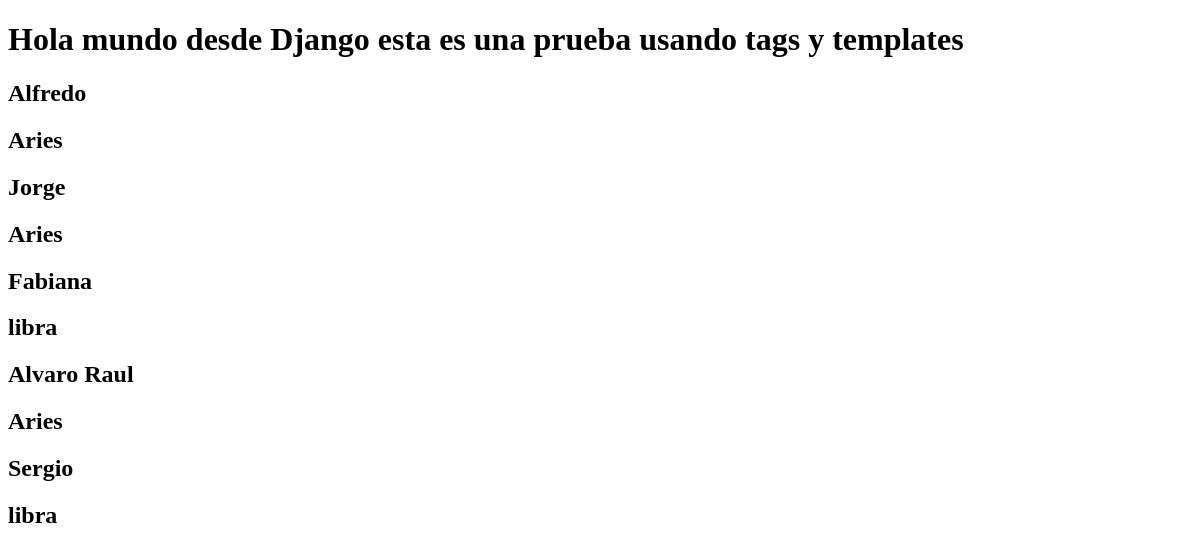
The page /pruebaTags2/ on the database as committed earlier.
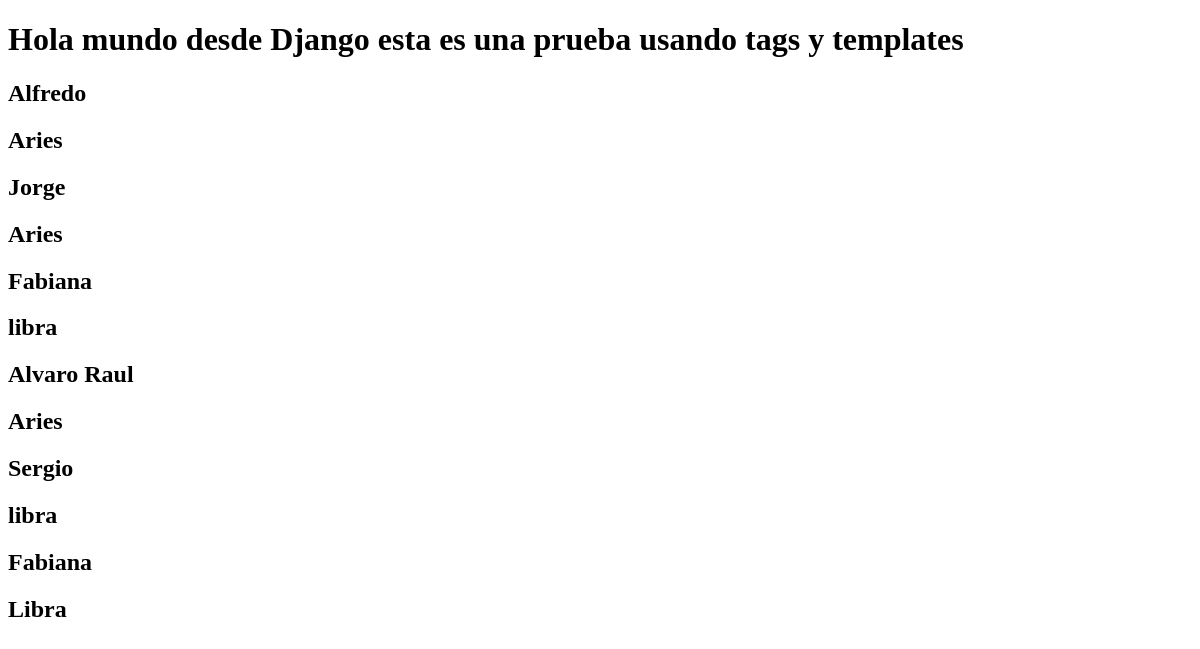
The same page on the database as committed later.
### personas/models.py (models this page shows)
class Persona(models.Model):
    nombres = models.CharField(max_length = 100)
    apellidos = models.CharField(max_length = 100)
    edad = models.IntegerField() #(max_digits = 3)
    signo = models.CharField(max_length = 100)
    donador = models.BooleanField()

### personas/views.py (the view)
# urls.py: path('pruebaTags2/', prueba2View),
def prueba2View(request):
    context = {
    'personasRegistradas': personasRegistradas,
    }
    return render(request,"base.html",context)

### personas/templates/base.html (shortened to what this page needs)
<!DOCTYPE HTML>
<html>
    <head>
    </head>
    <body>
        <h1>Hola mundo desde Django esta es una prueba usando tags y templates</h1>
        {% for x in personasRegistradas %}
        <h2>{{x.nombres}}</h2>
        <h2>{{x.signo}}</h2>
        {% endfor %}
    </body>
</html>

Rows that differ between the two databases and show on the page:
added Persona: nombres "Fabiana", signo "Libra"
